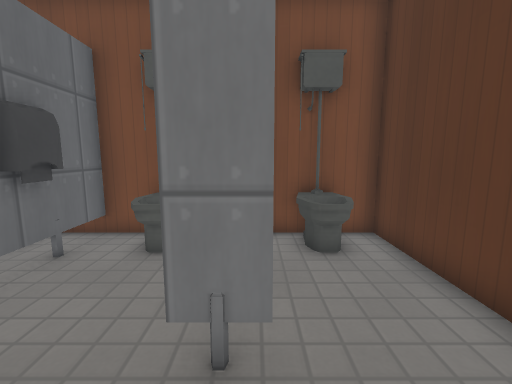
[1] (above)

12 first-person views from a walk through a 3-D level made in the Godot game engine. The camera is 1.2 m above the floor, tilts 8° down and sees 90° across. The floor is counted in squares, 0.5 m on a side. Each view is taken from the middle of a square. On the plan, view 1 faces up. The plan holds only what a view shows up to about 17 squares ahead; the rest is blank. The place goes on beyond the plan. Door leaves are left out where a doorway can be walked through. Some surface patterns are stand-ins.

[2]
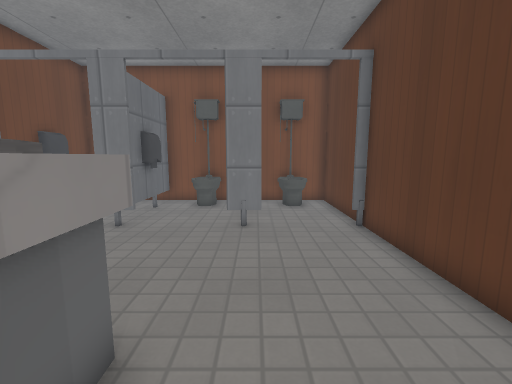

[3]
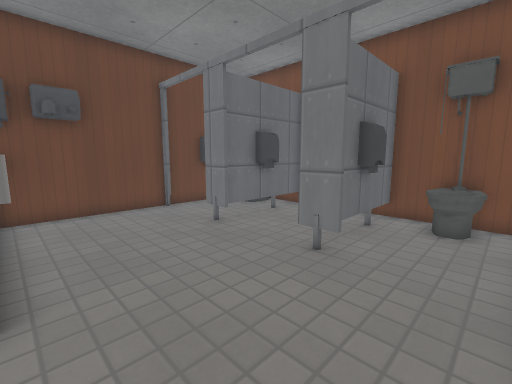

[4]
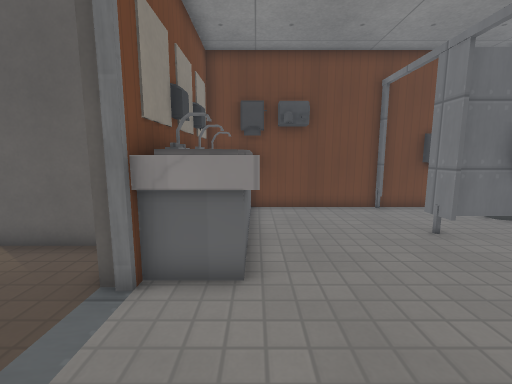

[5]
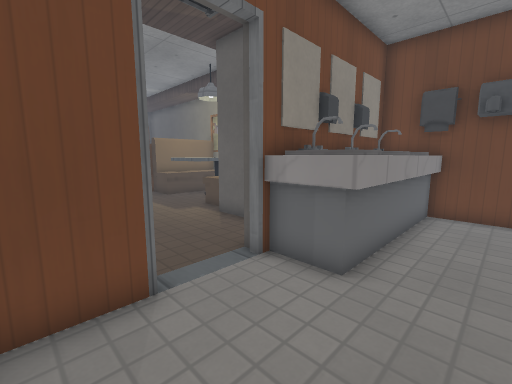

[6]
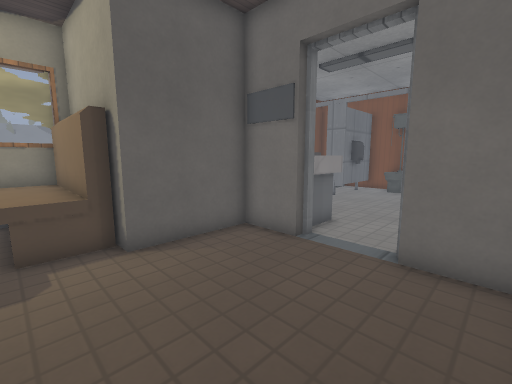

[7]
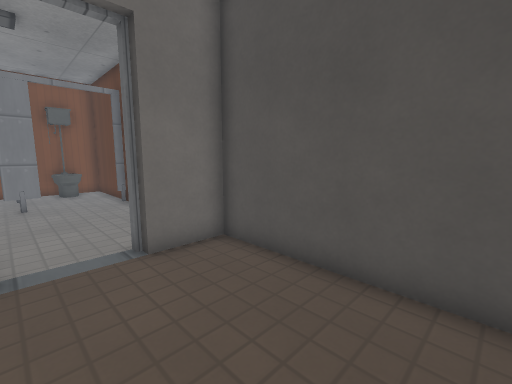

[8]
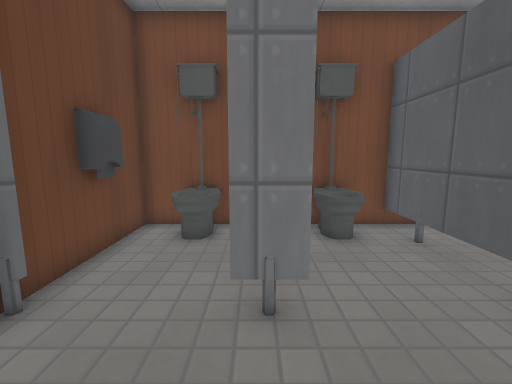

[9]
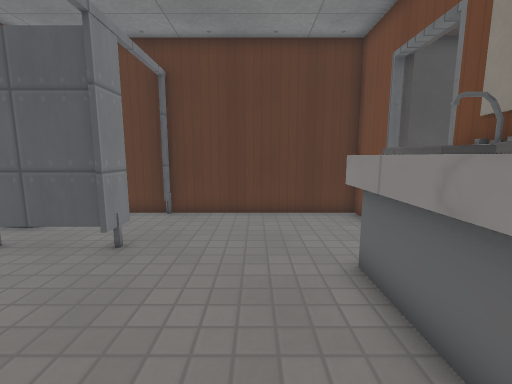

[10]
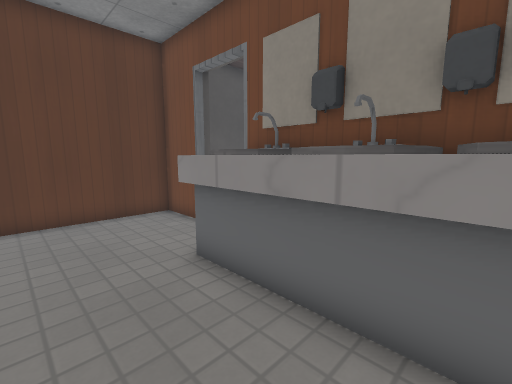

[11]
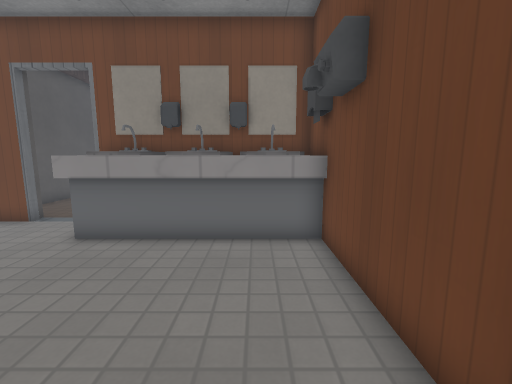

[12]
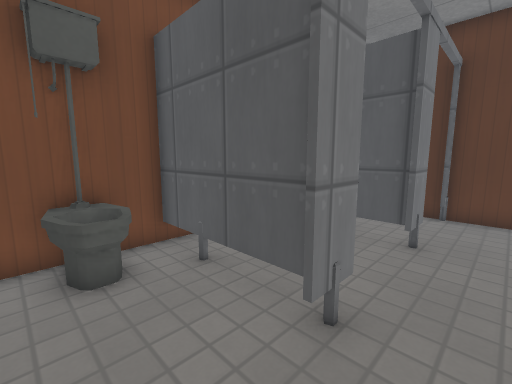

### Floor plan
Key: @ floor where view 1 was taken; # wall or solid block; . floor; D door; ^ raised ledge; T toilet; O other object.
Columns run from 9 left of view 1 to 4 right of it. Each row starts with its distance up from view 1.
  8 ##############
  7 #TTT##TT.#TTT#
  6 # TT##TT.#TT.#
  5 # ..##...#...O
  4 #...#....#...O
  3 #DDD#DDDD#DDDO
  2 #............O
  1 #............O
  0 #........@...O
 -1 #............#
 -2 #............#
 -3 ##^^#^#^.....#
 -4 #^^^#^#^.....#
 -5 ########DDD###
 -6      ####.####
 -7      #.......#
 -8      #.......#
 -9      #.......#
-10     ##.......#
-11 #^^^^^.......#
-12 #^^^^^.... ..#

Where each view was taken, in squares from view 1:
view 1: 0 up, 0 right, facing up
view 2: 6 down, 0 right, facing up
view 3: 3 down, 3 right, facing up-left
view 4: 3 down, 3 right, facing left
view 5: 1 down, 3 right, facing down-left
view 6: 12 down, 3 right, facing up-left
view 7: 12 down, 1 left, facing up-right
view 8: 1 down, 5 left, facing up
view 9: 1 down, 7 left, facing right
view 10: 0 up, 7 left, facing down-right
view 11: 4 up, 7 left, facing down
view 12: 1 up, 8 left, facing up-right
